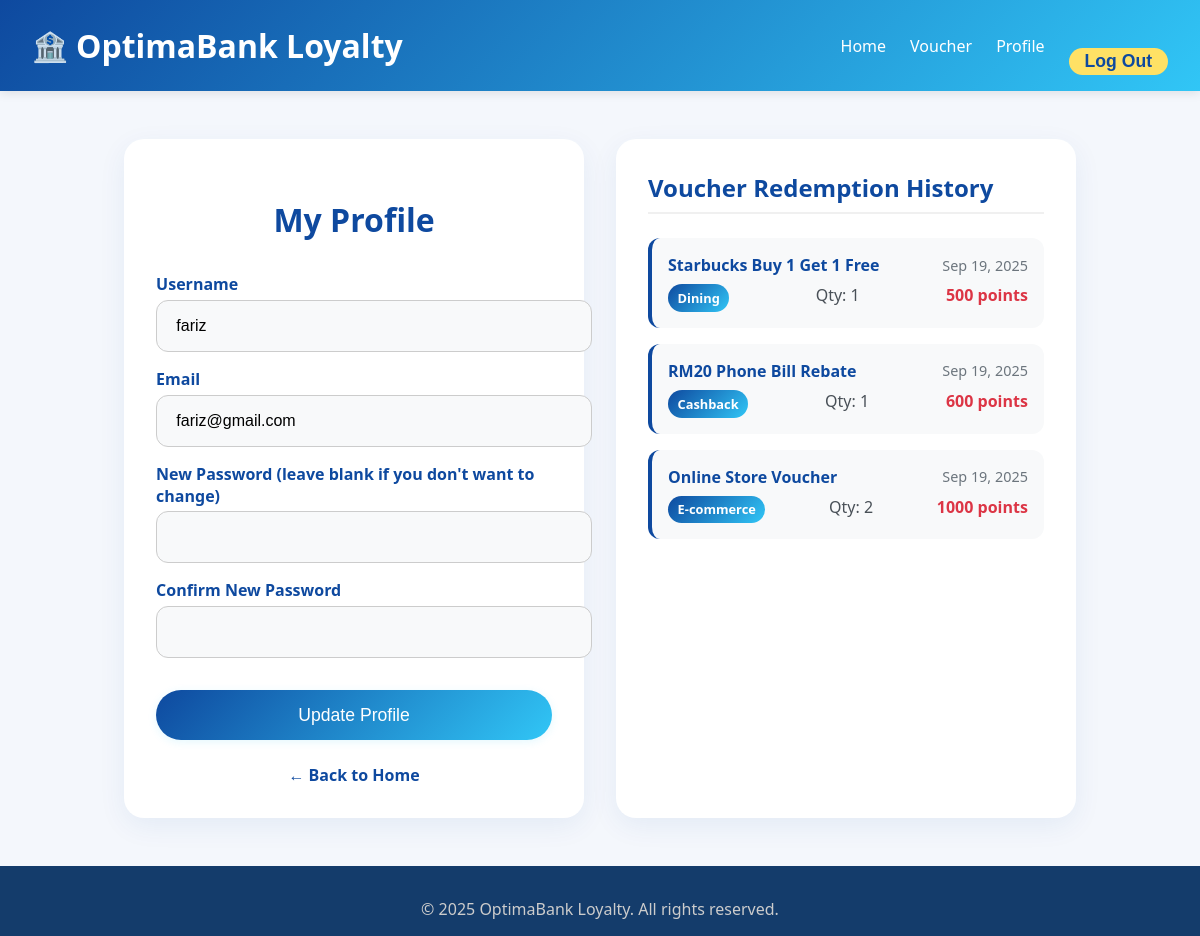
The app's page /profile.php (signed in) with its own data.
### tables this page shows
CREATE TABLE `users` (
  `User_ID` int(11) NOT NULL,
  `User_Name` varchar(100) NOT NULL,
  `User_Email` varchar(100) NOT NULL,
  `User_Password` varchar(255) NOT NULL,
  `User_Role` enum('customer','admin','staff') DEFAULT 'customer',
  `User_Points` int(11) DEFAULT 0,
  `Created_At` timestamp NOT NULL DEFAULT current_timestamp()
);

CREATE TABLE `history` (
  `historyId` int(11) NOT NULL,
  `userId` int(11) NOT NULL,
  `voucherID` int(11) NOT NULL,
  `quantity` int(11) DEFAULT 1,
  `pointCost` int(11) NOT NULL,
  `dateBuy` datetime DEFAULT current_timestamp()
);

CREATE TABLE `voucher` (
  `voucherID` int(11) NOT NULL,
  `name` varchar(150) NOT NULL,
  `expiredDate` date NOT NULL,
  `cost` int(11) NOT NULL,
  `categoryName` varchar(100) DEFAULT NULL
);

### profile.php (the view, shortened to what this page needs)
<?php
include('connect.php');
$userID = $_SESSION['UserID'];
$stmt = $conn->prepare("SELECT User_Name, User_Email FROM users WHERE User_ID = ?");
$stmt->bind_param("i", $userID);
$stmt->execute();
$result = $stmt->get_result();
$user = $result->fetch_assoc();
$history_query = $conn->prepare("
    SELECT h.*, v.name as voucher_name, v.categoryName
    FROM History h
    JOIN Voucher v ON h.voucherID = v.voucherID
    WHERE h.userId = ?
    ORDER BY h.dateBuy DESC
");
$history_query->bind_param("i", $userID);
$history_query->execute();
$history_result = $history_query->get_result();
$redemption_history = $history_result->fetch_all(MYSQLI_ASSOC);
?>
<!DOCTYPE html>
<html lang="en">
<head>
    <link rel="stylesheet" href="/../toastr.min.css" />
</head>
<body>
    <header class="header">
        <div class="logo">OptimaBank Loyalty</div>
        <div class="nav-links">
            <a href="home.php">Home</a>
            <a href="rewards.php">Voucher</a>
            <a href="profile.php">Profile</a>
            <form method="post" action="logout.php" style="display:inline;">
                <button type="submit" class="logout-btn">Log Out</button>
            </form>
        </div>
    </header>
    <div class="main-container">
        <section class="profile-section">
            <h2>My Profile</h2>
            <form method="POST" action="">
                <label for="name">Username</label>
                <input type="text" id="name" name="name" required value="<?php echo htmlspecialchars($user['User_Name']); ?>">
                <label for="email">Email</label>
                <input type="email" id="email" name="email" required value="<?php echo htmlspecialchars($user['User_Email']); ?>">
                <label for="new_password">New Password (leave blank if you don't want to change)</label>
                <input type="password" id="new_password" name="new_password">
                <label for="confirm_password">Confirm New Password</label>
                <input type="password" id="confirm_password" name="confirm_password">
                <button type="submit">Update Profile</button>
            </form>
            <a href="home.php" class="back-link">&larr; Back to Home</a>
        </section>
        <section class="history-section">
            <div class="history-header">
                <h3>Voucher Redemption History</h3>
            </div>
            <?php if (!empty($redemption_history)): ?>
                <?php foreach ($redemption_history as $history): ?>
                    <div class="history-item">
                        <div class="history-item-header">
                            <span class="history-item-name"><?php echo htmlspecialchars($history['voucher_name']); ?></span>
                            <span class="history-item-date"><?php echo date('M j, Y', strtotime($history['dateBuy'])); ?></span>
                        </div>
                        <div class="history-item-details">
                            <span class="category-badge"><?php echo htmlspecialchars($history['categoryName']); ?></span>
                            <span>Qty: <?php echo htmlspecialchars($history['quantity']); ?></span>
                            <span class="cost-cell"><?php echo htmlspecialchars($history['pointCost']); ?> points</span>
                        </div>
                    </div>
                <?php endforeach; ?>
            <?php endif; ?>
        </section>
    </div>
    <footer class="footer">
        <p>&copy; <?php echo date("Y"); ?> OptimaBank Loyalty. All rights reserved.</p>
    </footer>
</body>
</html>

### profile.php (style rules this page uses)
body { font-family: 'Segoe UI', Tahoma, Geneva, Verdana, sans-serif; background: #f4f7fc; margin: 0; padding: 0; min-height: 100vh; display: flex; flex-direction: column; }
.header { background: linear-gradient(135deg, #0e499f, #31c6f6); color: white; padding: 1rem 2rem; display: flex; justify-content: space-between; align-items: center; box-shadow: 0 2px 10px rgba(0,0,0,0.1); }
.logo { font-size: 2rem; font-weight: bold; display: flex; align-items: center; }
.logo::before { content: '🏦'; font-size: 1.8rem; margin-right: 8px; }
.nav-links { display: flex; align-items: center; gap: 1.5rem; }
.nav-links a { color: #fff; text-decoration: none; font-weight: 500; transition: color 0.3s; }
header .logout-btn { background: #ffe165 !important; color: #0e499f !important; border: none !important; padding: 0.2rem 1rem !important; border-radius: 50px !important; font-weight: 600 !important; cursor: pointer !important; transition: all 0.3s !important; box-shadow: none !important; }
.main-container { flex: 1; max-width: 1200px; margin: 3rem auto; padding: 0 1.5rem; display: flex; gap: 2rem; }
.profile-section { flex: 1; background: white; padding: 2rem; border-radius: 20px; box-shadow: 0 8px 28px rgba(14,73,159,0.07); }
.history-section { flex: 1; background: white; padding: 2rem; border-radius: 20px; box-shadow: 0 8px 28px rgba(14,73,159,0.07); max-height: 700px; overflow-y: auto; }
h2 { color: #0e499f; text-align: center; margin-bottom: 2rem; font-size: 2rem; }
form label { display: block; margin-top: 1rem; font-weight: 600; color: #0e499f; }
form input[type="text"], form input[type="email"], form input[type="password"] { width: 100%; padding: 1rem 1.2rem; margin-top: 0.3rem; border: 1px solid #ccc; border-radius: 12px; font-size: 1rem; background: #f8f9fa; transition: all 0.3s; }
button[type="submit"] { margin-top: 2rem; width: 100%; background: linear-gradient(135deg, #0e499f, #31c6f6); color: white; border: none; padding: 0.9rem; font-size: 1.1rem; border-radius: 50px; cursor: pointer; transition: all 0.3s; box-shadow: 0 2px 8px rgba(49,198,246,0.13); }
.back-link { display: block; margin-top: 1.5rem; text-align: center; color: #0e499f; text-decoration: none; font-weight: 600; }
footer.footer { background: #143c6b; color: white; padding: 2rem 1rem 1rem; text-align: center; margin-top: auto; }
footer.footer p { margin: 0; color: #ccc; }
.history-header { display: flex; justify-content: space-between; align-items: center; margin-bottom: 1.5rem; padding-bottom: 0.5rem; border-bottom: 2px solid #f0f0f0; }
.history-header h3 { color: #0e499f; margin: 0; font-size: 1.5rem; }
.category-badge { display: inline-block; padding: 0.3rem 0.6rem; border-radius: 50px; font-size: 0.8rem; font-weight: 600; background: linear-gradient(135deg, #0e499f, #31c6f6); color: white; }
.cost-cell { color: #dc3545; font-weight: 600; }
.history-item { margin-bottom: 1rem; padding: 1rem; border-radius: 12px; background: #f8f9fa; border-left: 4px solid #0e499f; }
.history-item-header { display: flex; justify-content: space-between; align-items: center; margin-bottom: 0.5rem; }
.history-item-name { font-weight: 600; color: #0e499f; }
.history-item-date { color: #6c757d; font-size: 0.9rem; }
.history-item-details { display: flex; justify-content: space-between; color: #495057; }

### records on screen
users: name "fariz", email "fariz@gmail.com"
history: voucherID.name "Starbucks Buy 1 Get 1 Free", dateBuy "Sep 19, 2025", voucherID.categoryName "Dining", quantity "1", pointCost "500"
history: voucherID.name "RM20 Phone Bill Rebate", dateBuy "Sep 19, 2025", voucherID.categoryName "Cashback", quantity "1", pointCost "600"
history: voucherID.name "Online Store Voucher", dateBuy "Sep 19, 2025", voucherID.categoryName "E-commerce", quantity "2", pointCost "1000"
